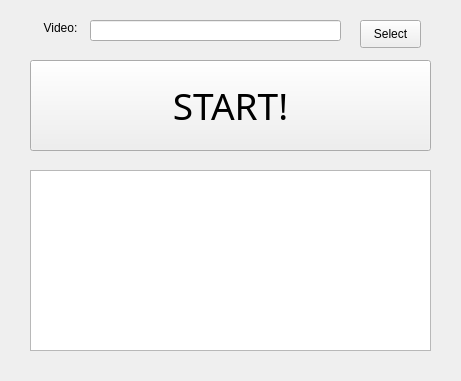
<?xml version="1.0" encoding="UTF-8"?>
<ui version="4.0">
 <class>Form</class>
 <widget class="QWidget" name="Form">
  <property name="geometry">
   <rect>
    <x>0</x>
    <y>0</y>
    <width>461</width>
    <height>381</height>
   </rect>
  </property>
  <property name="windowTitle">
   <string>Extract Video Features</string>
  </property>
  <widget class="QWidget" name="verticalLayoutWidget">
   <property name="geometry">
    <rect>
     <x>30</x>
     <y>170</y>
     <width>401</width>
     <height>181</height>
    </rect>
   </property>
   <layout class="QVBoxLayout" name="verticalLayout">
    <item>
     <widget class="QTextBrowser" name="textBrowser"/>
    </item>
   </layout>
  </widget>
  <widget class="QLabel" name="label">
   <property name="geometry">
    <rect>
     <x>30</x>
     <y>20</y>
     <width>61</width>
     <height>16</height>
    </rect>
   </property>
   <property name="text">
    <string>Video:</string>
   </property>
   <property name="alignment">
    <set>Qt::AlignCenter</set>
   </property>
  </widget>
  <widget class="QLineEdit" name="lineEdit">
   <property name="geometry">
    <rect>
     <x>90</x>
     <y>20</y>
     <width>251</width>
     <height>21</height>
    </rect>
   </property>
  </widget>
  <widget class="QPushButton" name="pushButton">
   <property name="geometry">
    <rect>
     <x>360</x>
     <y>20</y>
     <width>61</width>
     <height>28</height>
    </rect>
   </property>
   <property name="text">
    <string>Select</string>
   </property>
  </widget>
  <widget class="QPushButton" name="pushButton_2">
   <property name="geometry">
    <rect>
     <x>30</x>
     <y>60</y>
     <width>401</width>
     <height>91</height>
    </rect>
   </property>
   <property name="font">
    <font>
     <family>Bauhaus 93</family>
     <pointsize>28</pointsize>
     <weight>50</weight>
     <bold>false</bold>
    </font>
   </property>
   <property name="text">
    <string>START!</string>
   </property>
   <property name="iconSize">
    <size>
     <width>30</width>
     <height>30</height>
    </size>
   </property>
  </widget>
 </widget>
 <resources/>
 <connections/>
</ui>
